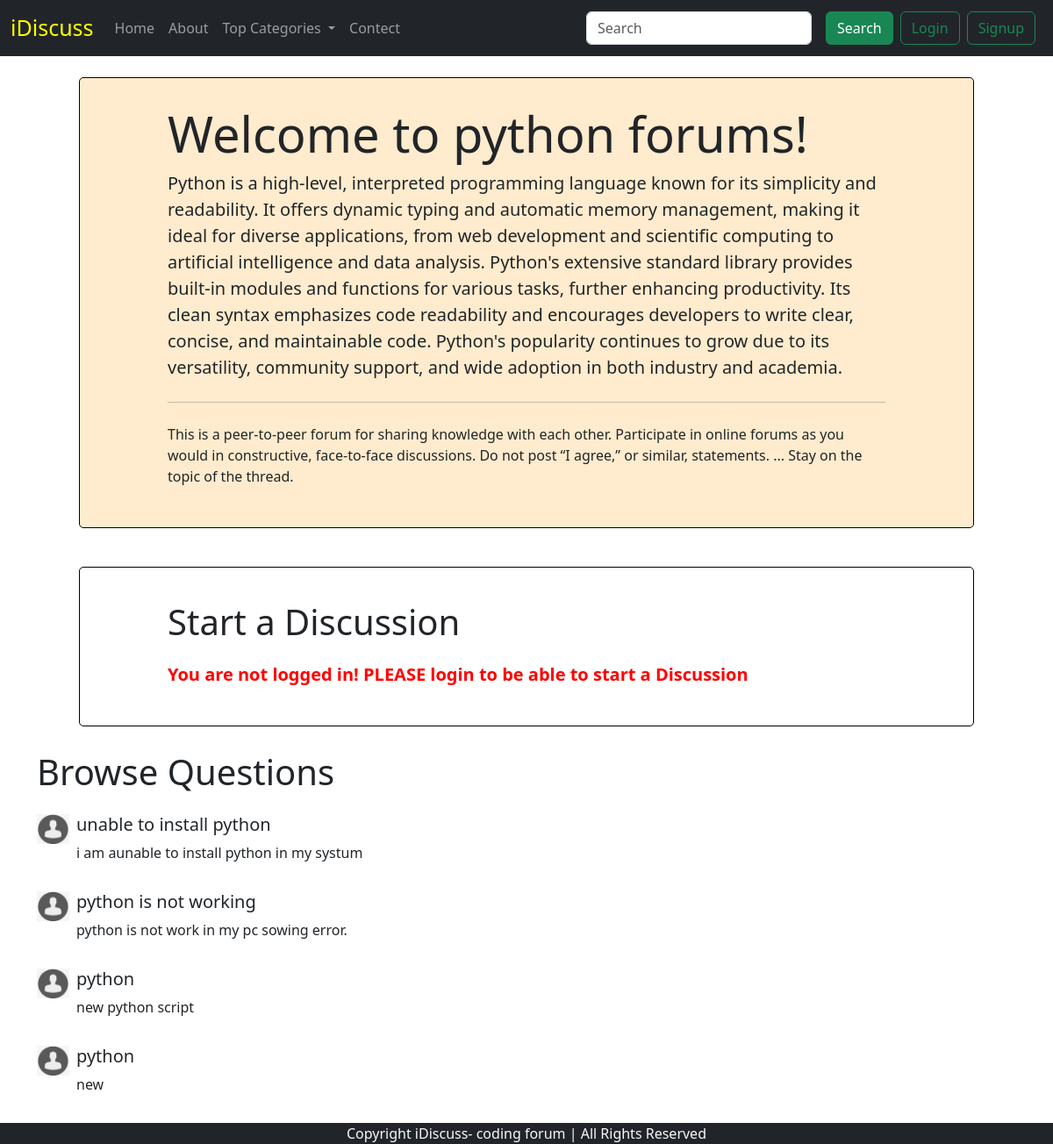
The app's page /thread_list.php?catid=1 with its own data.
### tables this page shows
CREATE TABLE `category` (
  `category_id` int(8) NOT NULL,
  `category_name` varchar(255) NOT NULL,
  `category_desc` varchar(2550) NOT NULL,
  `created` datetime NOT NULL DEFAULT current_timestamp()
);

CREATE TABLE `thread` (
  `id` int(7) NOT NULL,
  `title` varchar(255) NOT NULL,
  `desc` text NOT NULL,
  `cate_id` int(7) NOT NULL,
  `user_id` int(7) NOT NULL,
  `time` datetime NOT NULL DEFAULT current_timestamp()
);

### thread_list.php (the view, shortened to what this page needs)
<!DOCTYPE html>
<html lang="en">
<head>
    <link href="https://cdn.jsdelivr.net/npm/bootstrap@5.3.2/dist/css/bootstrap.min.css" rel="stylesheet"
>
</head>
<body>
    <?php include 'header.php'; ?>
    <?php
    $id = $_GET['catid'];
    $query = "SELECT * FROM `category` WHERE category_id=$id";
    $result = mysqli_query($conn, $query);
    while ($row = mysqli_fetch_assoc($result)) {
        $catname = $row['category_name'];
        $catdesc = $row['category_desc'];
    }
    ?>
    <div class="contt">
        <div class="container my-4 common-style" id="ques">
            <div class="jumbotron">
                <h1 class="display-4">Welcome to <?php echo $catname ?> forums!</h1>
                <p class="lead"><?php echo $catdesc ?></p>
                <hr class="my-4">
                <p>This is a peer-to-peer forum for sharing knowledge with each other. Participate in online forums as
                    you would in constructive, face-to-face discussions. Do not post “I agree,” or similar, statements.
                    ... Stay on the topic of the thread.</p>
            </div>
        </div>
        <?php
        if (isset($_SESSION['loggedin']) && $_SESSION['loggedin'] == true) {
            echo '
            <div class="container common-style" id="deitels">
                <h1 class="py-2">Start a Discussion</h1>
                <form action=' . $_SERVER['REQUEST_URI'] . ' method="post">
                    <div class="mb-3">
                        <label for="uname" class="form-label">Problem Title</label>
                        <input type="text" class="form-control" id="title" name="title">
                    </div>
                    <div class="mb-3">
                        <label>Elaborate Your Problem</label>
                        <textarea class="form-control" id="desc" name="desc"></textarea>
                    </div>
                    <div class="py-2">
                        <button type="submit" name="userlogin" class="bttn btn btn-primary">Submit</button>
                    </div>
                </form>
            </div>';
        } else {
            echo '
            <div class="container common-style">
                <h1 class="py-2">Start a Discussion</h1>
                <h5 class="py-2 notlogin">You are not logged in! PLEASE login to be able to start a Discussion</h5>
            </div>';
        }
        ?>
        <div class="container" id="cont">
            <h1 class='py-2'>Browse Questions</h1>
            <?php
            $id = $_GET['catid'];
            $query = "SELECT * FROM `thread` WHERE cate_id=$id";
            $result = mysqli_query($conn, $query);
            while ($row = mysqli_fetch_assoc($result)) {
                $title = $row['title'];
                $desc = $row['desc'];
                $id = $row['id'];
                echo ' <div class="media my-3">
                         <img src="img/u2.png" width="37px" height="34px" class="mr-3" alt="...">
                       <div class="media-body mx-2">
                         <h5 class="mt-0"> <a class="text-dark" href="thread.php?threadid=' . $id . '">' . $title . '</a></h5>
                         <p>' . $desc . '</p>
                       </div>
                       </div>';
            }
            ?>
        </div>
    </div>
    <?php include 'footer.php'; ?>
</body>
</html>

### thread_list.php (style rules this page uses)
.contt { display: flex; flex-direction: column; align-items: center; justify-content: center; }
#ques { background-color: blanchedalmond; }
.common-style { padding: 30px 100px; border: 1px solid black; border-radius: 5px; margin: 20px 0; width: 85%; }
.media { display: flex; }
a { text-decoration: none; }
#cont { min-height: 390px; }
.notlogin { color: red; font-weight: 700; }

### records on screen
category: category_name "python", category_desc "Python is a high-level, interpreted programming language known for its simplicity and readability. It offers dynamic typing and automatic memory management, making it ideal for diverse applications, from web development and scientific computing to artificial intelligence and data analysis. Python's extensive standard library provides built-in modules and functions for various tasks, further enhancing productivity. Its clean syntax emphasizes code readability and encourages developers to write clear, concise, and maintainable code. Python's popularity continues to grow due to its versatility, community support, and wide adoption in both industry and academia."
thread: title "unable to install python", desc "i am aunable to install python in my systum"
thread: title "python is not working", desc "python is not work in my pc sowing error."
thread: title "python", desc "new python script"
thread: title "python", desc "new"
